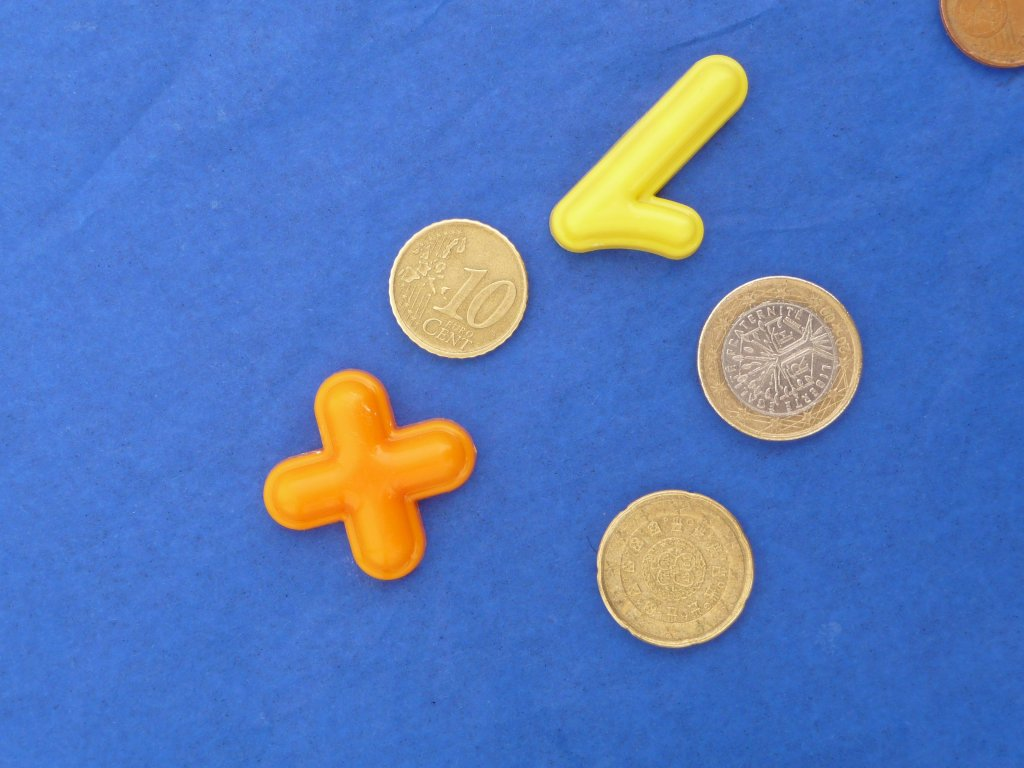
%> input picture PROJ1/Moedas3.jpg, 1024 x 768 px
$ octave proj1.m   (GNU Octave 9; MATLAB toolbox functions it lacks are replaced by stand-ins)
%> lines starting %> are read from the running program, lines starting %| are printed output that depends on the picture; in (x1, y1, x2, y2) boxes, pixels count from 0 and x2, y2 are one past the last pixel; in counts of white or black regions, pixels touching at a corner belong together; the program's own positions count from 1
close all;
clear all;
clc;

file_name='Moedas3.jpg';

I = imread(file_name);
%> I is the input picture: size 768x1024x3 uint8; mean R, G, B 87.3, 121.3, 186.2

figure, imshow(I),title('Original Image');

background = imopen(I,strel('disk',150));

I = imsubtract(I,background);

I=rgb2gray(I);
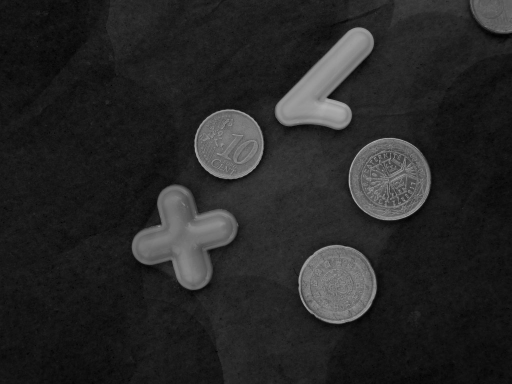
%> I: size 768x1024 uint8 (shown at 1/2 size); min 0, max 189, mean 38.6

SE = strel('square',3);
SE = [0 1 0
      1 1 1
      0 1 0];


I =imerode(I,SE);


[h,w]=size(I);

T1 = graythresh(I) ;
%> T1 = 0.263

c = edge(I, 'canny',T1);
%> c: size 768x1024 logical; 0.63% white in thin lines or dots, all inside (x1, y1, x2, y2) = (264, 1, 1023, 647)

BW = imdilate(c,SE);
%> BW: size 768x1024 logical; 1.6% white in thin lines or dots, all inside (x1, y1, x2, y2) = (263, 0, 1024, 648)

BW = imdilate(BW,SE);
%> BW: size 768x1024 logical; 2.6% white; 13 white regions, largest, box (x1, y1, x2, y2) and area: (595, 488, 755, 649) 4459, (262, 368, 478, 581) 3533, (548, 53, 749, 261) 3143

BW = imdilate(BW,SE);
%> BW: size 768x1024 logical; 3.4% white; 11 white regions, largest, box (x1, y1, x2, y2) and area: (594, 487, 756, 650) 5508, (694, 273, 864, 443) 5137, (261, 367, 479, 582) 4875

BW = imdilate(BW,SE);
%> BW: size 768x1024 logical; 4.2% white; 11 white regions, largest, box (x1, y1, x2, y2) and area: (593, 486, 757, 651) 6418, (693, 272, 865, 444) 6278, (260, 366, 480, 583) 6214

BW2 =imerode(BW,SE);
%> BW2: size 768x1024 logical; 3.4% white; 11 white regions, largest, box (x1, y1, x2, y2) and area: (594, 487, 756, 650) 5530, (694, 273, 864, 443) 5176, (261, 367, 479, 582) 4879

bw_a = padarray (BW, [1 1], 1, 'pre' );
%> bw_a: size 769x1025 logical; 4.4% white; 11 white regions, largest, box (x1, y1, x2, y2) and area: (594, 487, 758, 652) 6418, (694, 273, 866, 445) 6278, (261, 367, 481, 584) 6214
bw_a_filled = imfill (bw_a, 'holes' );
%> bw_a_filled: size 769x1025 logical; 14.2% white; 6 white regions, box (x1, y1, x2, y2) and area: (261, 367, 481, 584) 26601, (694, 273, 866, 445) 23233, (547, 52, 752, 264) 21188, (594, 487, 758, 652) 21099, (386, 216, 532, 363) 16855, (0, 0, 1025, 769) 2807
bw_a_filled = bw_a_filled (2: end, 2: end);
%> bw_a_filled: size 768x1024 logical; 14% white; 6 white regions, box (x1, y1, x2, y2) and area: (260, 366, 480, 583) 26601, (693, 272, 865, 444) 23233, (546, 51, 751, 263) 21188, (593, 486, 757, 651) 21099, (385, 215, 531, 362) 16855, (936, 0, 1024, 71) 1014

bw_b = padarray (padarray (BW, [1 0], 1, 'pre' ), [0 1], 1, 'post' );
%> bw_b: size 769x1025 logical; 4.4% white; 11 white regions, largest, box (x1, y1, x2, y2) and area: (593, 487, 757, 652) 6418, (693, 273, 865, 445) 6278, (260, 367, 480, 584) 6214
bw_b_filled = imfill (bw_b, 'holes' );
%> bw_b_filled: size 769x1025 logical; 14.7% white; 6 white regions, box (x1, y1, x2, y2) and area: (260, 367, 480, 584) 26601, (693, 273, 865, 445) 23233, (546, 52, 751, 264) 21188, (593, 487, 757, 652) 21099, (385, 216, 531, 363) 16855, (0, 0, 1025, 769) 6843
bw_b_filled = bw_b_filled (2: end, 1: end-1);
%> bw_b_filled: size 768x1024 logical; 14.5% white; 6 white regions, box (x1, y1, x2, y2) and area: (260, 366, 480, 583) 26601, (693, 272, 865, 444) 23233, (546, 51, 751, 263) 21188, (593, 486, 757, 651) 21099, (385, 215, 531, 362) 16855, (936, 0, 1024, 71) 5050

bw_c = padarray (BW, [1 1], 1, 'post' );
bw_c_filled = imfill (bw_c, 'holes' );
%> bw_c_filled: size 769x1025 logical; 14.2% white; 6 white regions, box (x1, y1, x2, y2) and area: (260, 366, 480, 583) 26601, (693, 272, 865, 444) 23233, (546, 51, 751, 263) 21188, (593, 486, 757, 651) 21099, (385, 215, 531, 362) 16855, (0, 0, 1025, 769) 2807
bw_c_filled = bw_c_filled (1: end-1,1: end-1);

bw_d = padarray (padarray (BW, [1 0], 1, 'post' ), [0 1], 1, 'pre' );
%> bw_d: size 769x1025 logical; 4.4% white; 12 white regions, largest, box (x1, y1, x2, y2) and area: (594, 486, 758, 651) 6418, (694, 272, 866, 444) 6278, (261, 366, 481, 583) 6214
bw_d_filled = imfill (bw_d, 'holes' );
%> bw_d_filled: size 769x1025 logical; 14.2% white; 7 white regions, largest, box (x1, y1, x2, y2) and area: (261, 366, 481, 583) 26601, (694, 272, 866, 444) 23233, (547, 51, 752, 263) 21188
bw_d_filled = bw_d_filled (1: end-1,2: end);
BW3 = bw_a_filled |  bw_b_filled |  bw_c_filled |  bw_d_filled;


d1 = imfill(c, 'holes');
%> d1: size 768x1024 logical; 12.5% white; 6 white regions, box (x1, y1, x2, y2) and area: (264, 370, 476, 579) 23860, (697, 276, 861, 440) 21321, (597, 490, 753, 647) 19283, (550, 55, 747, 259) 18846, (389, 219, 527, 358) 15239, (940, 1, 1023, 67) 132
d2 = imfill(BW2, 'holes');
%> d2: size 768x1024 logical; 13.6% white; 6 white regions
d3 = imfill(BW3, 'holes');

Label=bwlabel(d2,4);
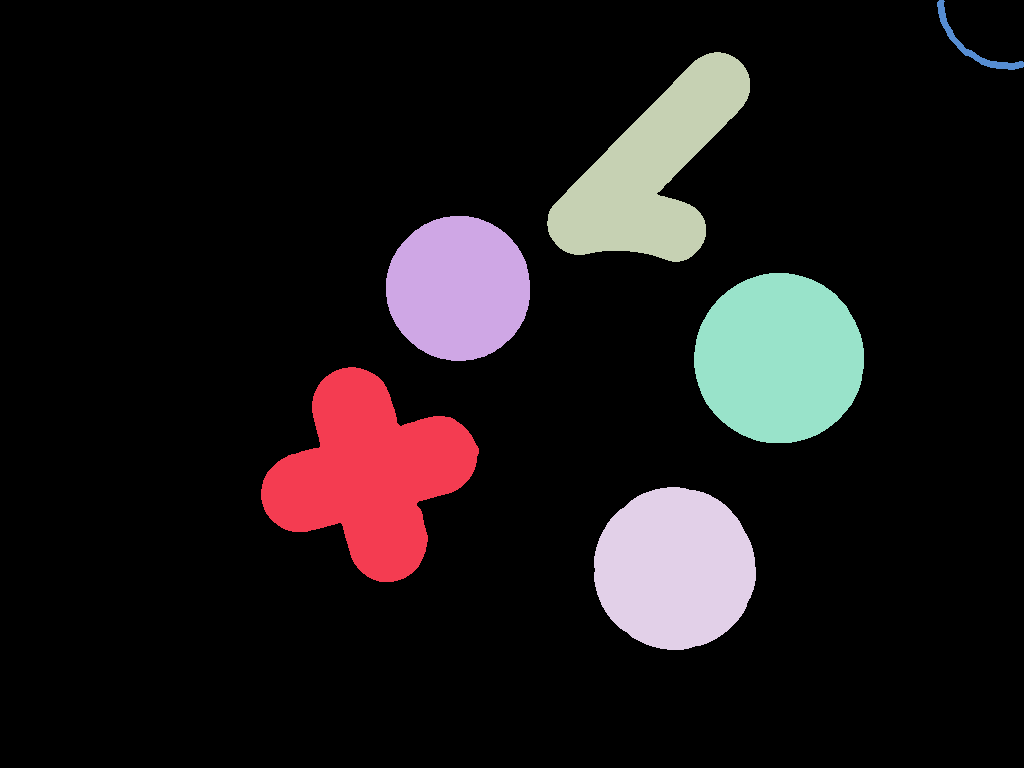
%> Label: size 768x1024 double; 7 distinct labels, from 0 to 6; one colour per label, 0 black

[lb num] = bwlabel(d3);
%> lb: size 768x1024 double; 7 distinct labels, from 0 to 6
%> num = 6
[lb1 num1] = bwlabel(d2);
%> num1 = 6
[lb2 num2] = bwlabel(d1);
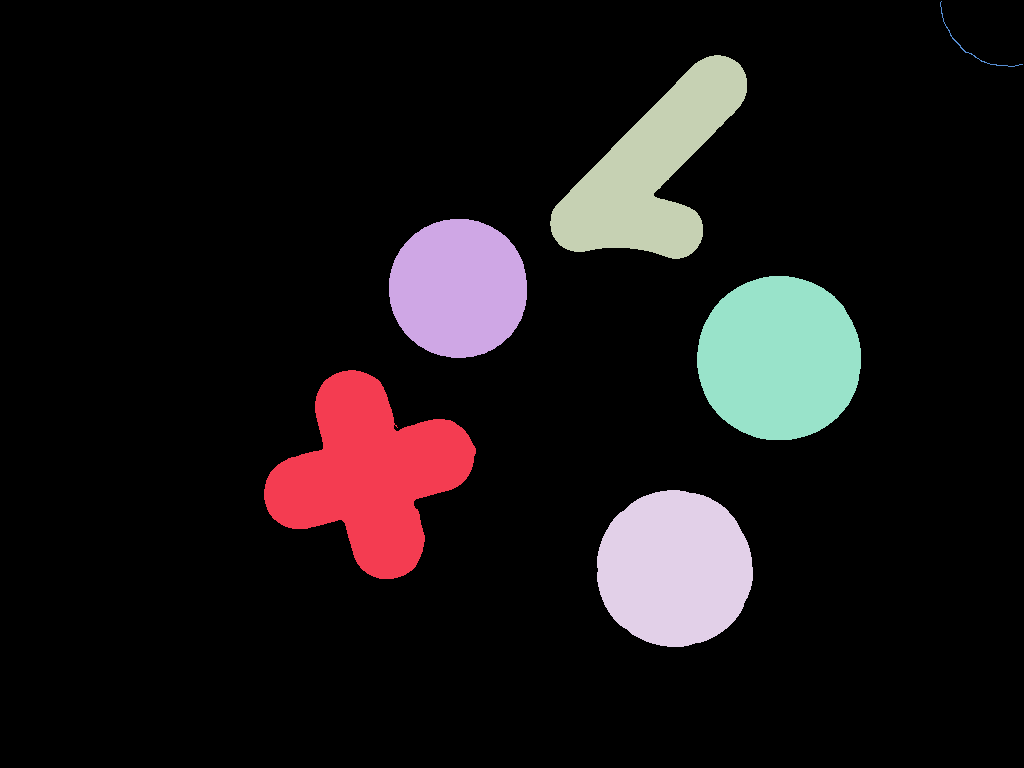
%> lb2: size 768x1024 double; 7 distinct labels, from 0 to 6; one colour per label, 0 black
%> num2 = 6

flag = 1;
al = num+2;
%> al = 8

if num > num1 || num > num2
    if al > num1
        num = num1;
        lb=lb1;
        flag = 0;
    end

    if al > num2
        num = num2;
        lb =lb2;
        flag = 0;
    end
end

%fiz 3 dilates, faço 3 erodes
if flag == 1
    lb =imerode(lb,SE);
%> lb: size 768x1024 double; 7 distinct labels, from 0 to 6
    lb =imerode(lb,SE);
%> lb: size 768x1024 double; 7 distinct labels, from 0 to 6
    lb =imerode(lb,SE);
%> lb: size 768x1024 double; 7 distinct labels, from 0 to 6
end


stats = regionprops(lb,'Perimeter','Area','Centroid','BoundingBox', 'ConvexHull');
%> stats = 6 regions; largest, box (x1, y1, x2, y2), Area, Centroid and Perimeter: (263, 369, 477, 580) 24570 [370 474.9] 731.4, (696, 275, 862, 441) 21793 [779.7 359] 520.6, (596, 489, 754, 648) 19731 [675.2 569.3] 496.3, (549, 54, 748, 260) 19433 [652.5 170.6] 691.6
Areas = [stats.Area];
%> Areas = [24570 15637 19433 19731 21793 4708]
Perimetros = [stats.Perimeter];
%> Perimetros = [731.4 440.7 691.6 496.3 520.6 266.2]
[dummy indM] = max(Areas);
%> dummy = 24570; indM = 1
imgBr = (lb == indM);
%> imgBr: size 768x1024 logical; 3.1% white; 1 white region, box (x1, y1, x2, y2) and area: (263, 369, 477, 580) 24570
n_ojb=0;
areas = [];
figure; imshow(lb);title('Centroid and boundaries'); hold on;
%> after `imshow(lb)`:
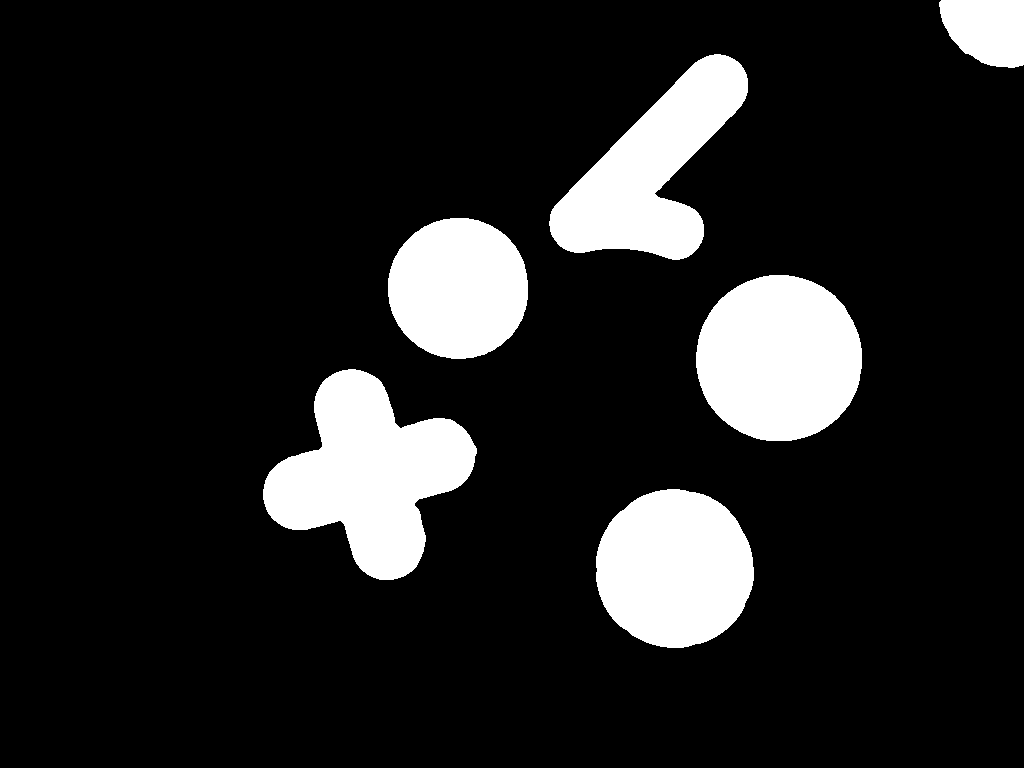
%> displayed picture: size 768x1024, on the screen's scale of 0 to 255; 13.5% white; 6 white regions, box (x1, y1, x2, y2) and area: (263, 369, 477, 580) 24570, (696, 275, 862, 441) 21793, (596, 489, 754, 648) 19731, (549, 54, 748, 260) 19433, (388, 218, 528, 359) 15637, (939, 0, 1024, 68) 4708
i = 0;
for k=1: num
    areas = [Areas length(find(lb==k))];
%> areas = [24570 15637 19433 19731 21793 4708 24570]
%> (the run ends here)
